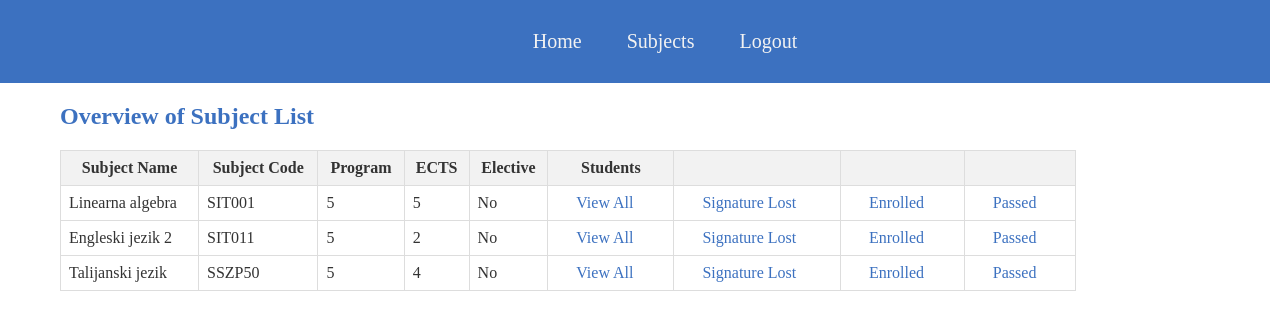
The page /izbornik/profesor/predmeti/ (signed in) on the database as committed earlier.
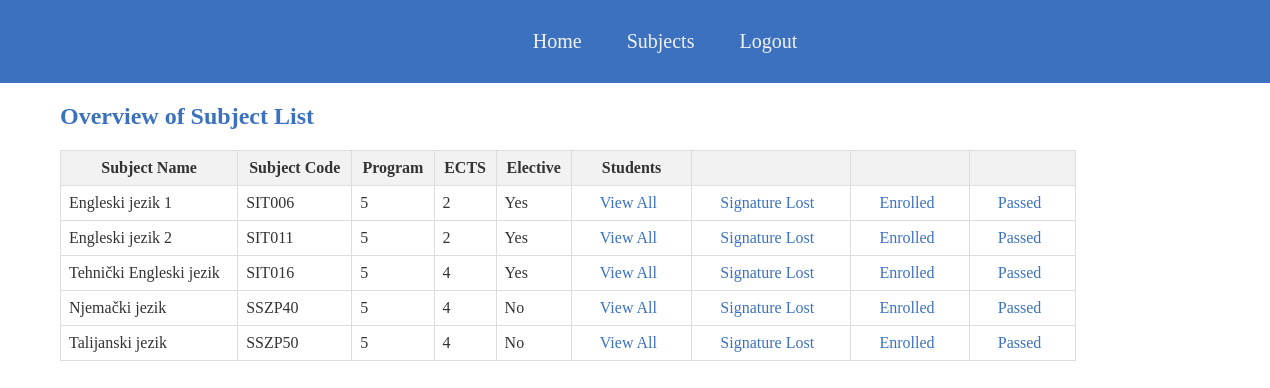
The same page on the database as committed later.
### app1/models.py (models this page shows, shortened)
class Predmeti(models.Model):
    name = models.CharField(max_length=30)
    kod = models.CharField(max_length=10)
    program = models.TextField()
    ects = models.IntegerField()
    sem_red = models.IntegerField()
    sem_izv = models.IntegerField()
    izborni = models.CharField(max_length=3)
    nositelj = models.ForeignKey(Korisnik, on_delete=models.CASCADE, blank="true", null="true")

### app1/decorators.py (the view)
    def wrapper(request,*args,**kwargs):
        if (request.user.role.role != 'Profesor'):
            return render(request,'error.html')
        else:
            return function(request,*args,**kwargs)

### app1/views.py (called while the page is built)
@professor_required
def professorSubjects(request):
    professor = request.user
    subjects = Predmeti.objects.filter(nositelj=professor)
    return render(request, 'profesorPredmeti.html', {'subjects': subjects})

### app1/templates/profesorPredmeti.html (shortened to what this page needs)
{% extends 'home.html' %}
{% block profesorPredmeti %}
<header>
  <a href="{% url 'izbornik_profesor' %}">Home</a>
  <a href="{% url 'predmeti' %}">Subjects</a>
  <a href="{% url 'logout' %}">Logout</a>
</header>
<h2>Overview of Subject List</h2>
<table>
  <thead>
    <tr>
      <th>Subject Name</th>
      <th>Subject Code</th>
      <th>Program</th>
      <th>ECTS</th>
      <th>Elective</th>
      <th>Students</th>
      <th></th>
      <th></th>
      <th></th>
    </tr>
  </thead>
  <tbody>
    {% for subject in subjects %}
      <tr>
        <td>{{ subject.name }}</td>
        <td>{{ subject.kod }}</td>
        <td>{{ subject.program }}</td>
        <td>{{ subject.ects }}</td>
        <td>
          {% if subject.izborni == '2' %}
              Yes
          {% else %}
              No
          {% endif %}
      </td>
        <td><a href="{% url 'view_students' subject.id %}">View All</a></td>
        <td><a href="{% url 'view_students_failed' subject.id %}">Signature Lost</a></td>
        <td><a href="{% url 'view_students_enrolled' subject.id %}">Enrolled</a></td>
        <td><a href="{% url 'view_students_passed' subject.id %}">Passed</a></td>
      </tr>
    {% endfor %}
  </tbody>
</table>
{% endblock %}

Rows that differ between the two databases and show on the page:
no longer on this page (row edited): Predmeti: name "Linearna algebra", kod "SIT001", program "5", ects "5", izborni "No"
now on this page (row edited): Predmeti: name "Engleski jezik 1", kod "SIT006", program "5", ects "2", izborni "Yes"
changed Predmeti "Engleski jezik 2": izborni "No" → "Yes"
now on this page (row edited): Predmeti: name "Tehnički Engleski jezik", kod "SIT016", program "5", ects "4", izborni "Yes"
now on this page (row edited): Predmeti: name "Njemački jezik", kod "SSZP40", program "5", ects "4", izborni "No"
